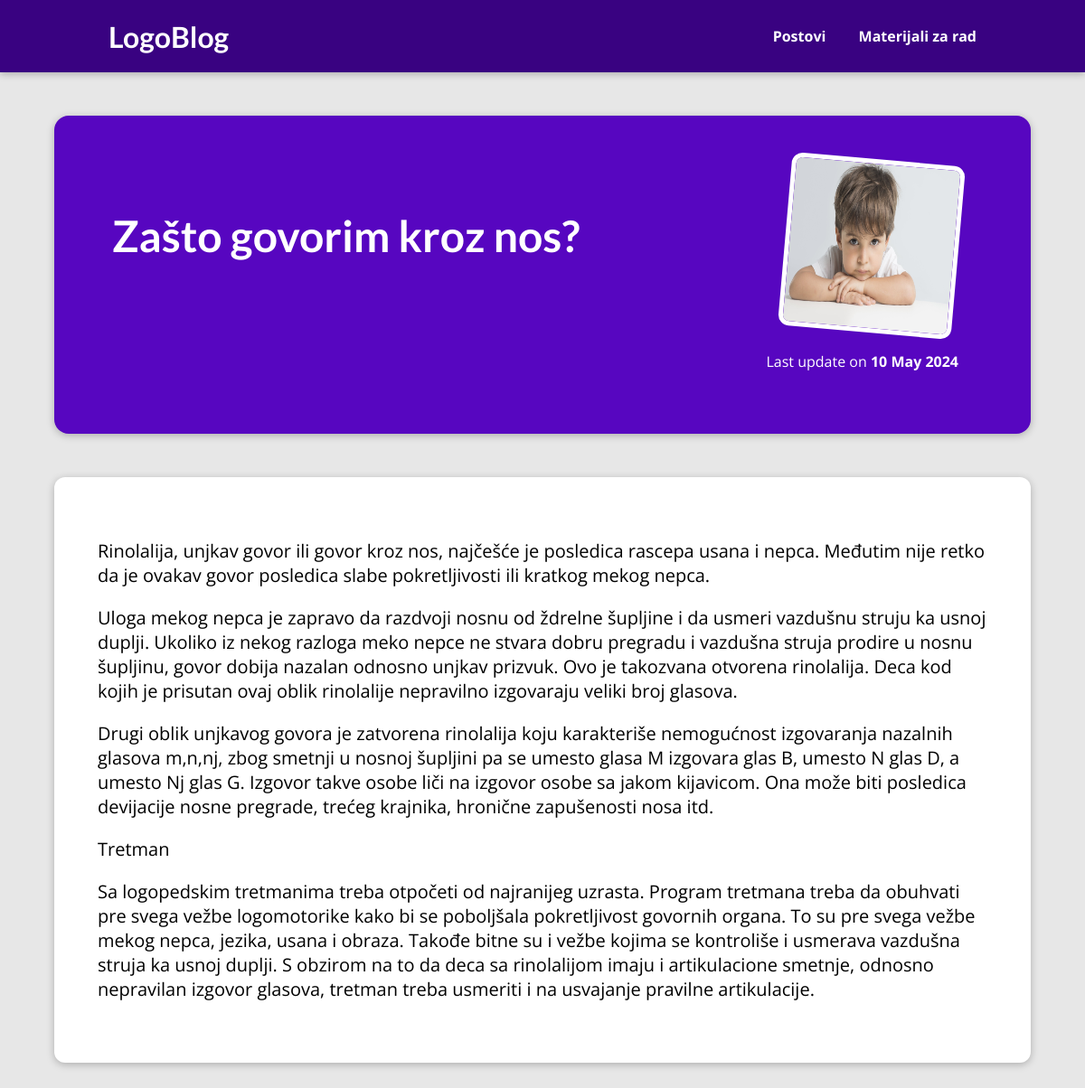
The page /posts/govor-kroz-nos on the database its author committed.
### blog/models.py (models this page shows, shortened)
class Post(models.Model):
    slug = models.CharField(max_length=50)
    title = models.CharField(max_length=150)
    image = models.CharField(max_length=50)
    author = models.ForeignKey(Author, on_delete=models.CASCADE)
    date = models.DateField(auto_now=True)
    slug = models.SlugField(unique=True)
    excerpt = models.CharField(max_length=200)
    content = models.TextField()

### blog/views.py (the view)
# urls.py: path('posts/<str:slug>', views.post_detail, name='detail')
def post_detail(request, slug):
    identified_post = Post.objects.get(slug=slug)
    return render(request, 'blog/post_detail.html', {
        "post": identified_post
    })

### blog/templates/blog/post_detail.html (shortened to what this page needs)
{% extends "base.html" %}
{% load static %}
{% block css_files %}
  <link rel="stylesheet" href="{% static "blog/post_detail.css" %}"/>
{% endblock css_files %}
{% block content %}
<section id="summary">
  <h2>
     {{ post.title }}
  </h2>
  <article>
    <img src="{% static "blog/images/"|add:post.image %}" alt="{{ post.title }}" />
    <div>Last update on <time>{{ post.date|date:"d M Y" }}</time></div>
  </article>
</section>
<main>
   {{ post.content|linebreaks }}
</main>
{% endblock content %}

### static/app.css (style rules this page uses)
* { box-sizing: border-box; }
html { font-family: 'Open Sans', 'Lato', sans-serif; }
body { margin: 0; }
h1, h2, h3 { font-family: 'Lato', sans-serif; font-weight: bold; }

### blog/static/blog/post_detail.css (style rules this page uses)
body { background-color: #e7e7e7; }
p { font-size: 20px; }
#summary { margin: 8rem auto 3rem auto; padding: 2rem; width: 90%; max-width: 90rem; border-radius: 16px; background-color: #5706c0; position: relative; box-shadow: 0 2px 8px rgba(0, 0, 0, 0.25); height: 22rem; }
#summary h2 { color: white; font-size: 3rem; padding: 2rem; max-width: 70%; }
#summary article { position: absolute; top: 2rem; right: 3rem; padding: 1rem 2rem; border-radius: 12px; text-align: right; color: white; }
#summary article img { width: 12rem; height: 12rem; border-radius: 12px; transform: rotateZ(5deg); border: 5px solid white; margin-bottom: 1rem; }
#summary time { font-weight: bold; }
main { width: 90%; max-width: 90rem; margin: 3rem auto; background-color: white; padding: 3rem; border-radius: 12px; box-shadow: 0 2px 8px rgba(0, 0, 0, 0.25); }

### rows shown on the page
Post: title "Zašto govorim kroz nos?", image (picture), date "10 May 2024", content "Rinolalija, unjkav govor ili govor kroz nos, najčešće je posledica rascepa usana i nepca. Međutim nije retko da je ovakav govor posledica slabe pokretljivosti ili kratkog mekog nepca. Uloga mekog nepca je zapravo da razdvoji nosnu od ždrelne šupljine i da usmeri vazdušnu struju ka usnoj duplji. Ukoliko iz nekog razloga meko nepce ne stvara dobru pregradu i vazdušna struja prodire u nosnu šupljinu, govor dobija nazalan odnosno unjkav prizvuk. Ovo je takozvana otvorena rinolalija. Deca kod kojih je prisutan ovaj oblik rinolalije nepravilno izgovaraju veliki broj glasova. Drugi oblik unjkavog govora je zatvorena rinolalija koju karakteriše nemogućnost izgovaranja nazalnih glasova m,n,nj, zbog…"
